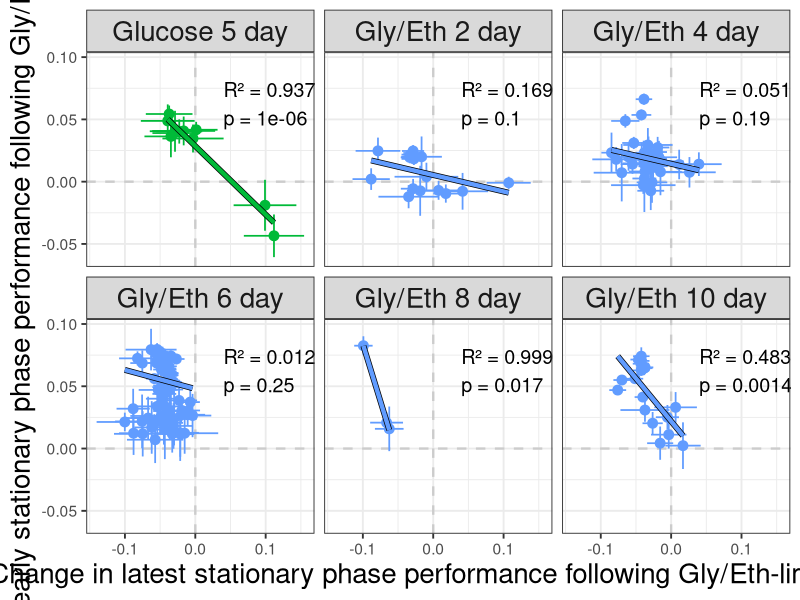

R code for this plot:
###Figure S9b###
library(ggplot2)
library(dplyr)
library(broom)
library(grid) # For unit()
# ===============================
# Data Wrangling (Unchanged)
# ===============================
df <- read.csv("../R_data/adaptive_haploid_lineages.csv")
X_VAR <- "latest_stationary_phase_mean_change_from_ancestor"
Y_VAR <- "early_stationary_phase_mean_change_from_ancestor"
FACET_VAR <- "ancestor"
# Ancestor label mapping
label_map <- c(
    "Jason_ancestor"   = "This study",
    "Levy_ancestor"    = "Levy et al. 2015",
    "Yuping_ancestor"  = "Li et al. 2019"
)
df$ancestor_label <- label_map[df[[FACET_VAR]]]
# Evolution condition code mapping & order (10 day last)
old_codes <- c("M3_1day", "M3_2day", "M3_5day", "M3_1_5day",
               "M05_2day", "M05_4day", "M05_6day", "M05_8day", "M05_10day")
new_names <- c(
    "Glucose 1 day", "Glucose 2 day", "Glucose 5 day", "Glucose 1/5 day",
    "Gly/Eth 2 day", "Gly/Eth 4 day", "Gly/Eth 6 day", "Gly/Eth 8 day", "Gly/Eth 10 day"
)
desired_order <- new_names
evol_map <- setNames(new_names, old_codes)
df$evol_cond_label <- evol_map[df$evol_cond]
df$evol_cond_label <- factor(df$evol_cond_label, levels = desired_order)
df$evol_cond_label <- droplevels(df$evol_cond_label)
df$ancestor_label <- droplevels(factor(df$ancestor_label,
                                       levels = c("This study", "Levy et al. 2015", "Li et al. 2019")))
df <- df %>% filter(!is.na(ancestor_label) & !is.na(evol_cond_label))
df <- df %>% filter(!is.na(.data[[X_VAR]]) & !is.na(.data[[Y_VAR]]))
# Filter panels with >=2 points
panel_counts <- df %>%
    group_by(evol_cond_label) %>%
    tally(name = "n") %>%
    filter(n >= 2)
df <- df %>% filter(evol_cond_label %in% panel_counts$evol_cond_label)
df$evol_cond_label <- droplevels(df$evol_cond_label)
ancestor_colors <- c(
    "Levy et al. 2015" = "#F8766D",   # RED
    "This study" = "#619CFF",         # BLUE
    "Li et al. 2019" = "#00BA38"      # GREEN
)
x_pos <- which(names(df) == X_VAR)
y_pos <- which(names(df) == Y_VAR)
X_ERR_VAR <- names(df)[x_pos + 1]
Y_ERR_VAR <- names(df)[y_pos + 1]
stats_x <- 0.04
stats_y <- 0.08
stats_df <- df %>%
    group_by(evol_cond_label) %>%
    summarise(
        n = n(),
        r2 = if(n >= 3) {
            fit <- lm(.data[[Y_VAR]] ~ .data[[X_VAR]])
            summary(fit)$r.squared
        } else NA_real_,
        pval = if(n >= 3) {
            fit <- lm(.data[[Y_VAR]] ~ .data[[X_VAR]])
            coef(summary(fit))[2,4]
        } else NA_real_,
        .groups = "drop"
    ) %>%
    filter(!is.na(r2), !is.na(pval)) %>%
    mutate(
        label = paste0("R² = ", round(r2, 3), "\np = ", signif(pval, 2)),
        x = stats_x,
        y = stats_y
    )
# Only keep stats for panels in use
stats_df <- stats_df %>% filter(evol_cond_label %in% levels(df$evol_cond_label))
# ============= Final Plot =============
p <- ggplot(df, aes(
    x = .data[[X_VAR]],
    y = .data[[Y_VAR]],
    color = ancestor_label
)) +
    geom_vline(xintercept = 0, linetype = "dashed", color = "gray80", linewidth = 0.8) +
    geom_hline(yintercept = 0, linetype = "dashed", color = "gray80", linewidth = 0.8) +
    geom_segment(
        aes(
            x    = .data[[X_VAR]] - .data[[X_ERR_VAR]],
            xend = .data[[X_VAR]] + .data[[X_ERR_VAR]],
            y    = .data[[Y_VAR]],
            yend = .data[[Y_VAR]]
        ),
        linewidth = 0.6
    ) +
    geom_segment(
        aes(
            x    = .data[[X_VAR]],
            xend = .data[[X_VAR]],
            y    = .data[[Y_VAR]] - .data[[Y_ERR_VAR]],
            yend = .data[[Y_VAR]] + .data[[Y_ERR_VAR]]
        ),
        linewidth = 0.6
    ) +
    geom_point(size = 3) +
    
    # --- MODIFIED: Added a black "outline" layer for the trendlines ---
    # Layer 1: The black outline (thicker)
    geom_smooth(
        method = "lm", 
        se = FALSE,
        aes(group = ancestor_label), # Must group by ancestor
        color = "black",
        linewidth = 2.0,
        show.legend = FALSE
    ) +
    # Layer 2: The colored trendline (thinner, drawn on top)
    geom_smooth(
        method = "lm", 
        se = FALSE,
        aes(group = ancestor_label, color = ancestor_label),
        linewidth = 1.5
    ) +
    
    geom_text(
        data = stats_df,
        aes(x = x, y = y, label = label),
        inherit.aes = FALSE,
        hjust = 0, vjust = 1, size = 5, color = "black", show.legend = FALSE
    ) +
    scale_color_manual(name = "Ancestor", values = ancestor_colors) +
    labs(
        color = "Ancestor",
        x = "Change in latest stationary phase performance following Gly/Eth-limitation",
        y = "Change in early stationary phase performance following Gly/Eth-limitation"
    ) +
    theme_bw(base_size = 14) +
    facet_wrap(~ evol_cond_label, nrow = 3, ncol = 3) +
    theme(
        legend.position = "none",
        strip.text = element_text(size = 20),
        axis.title = element_text(size = 20)
    )
ggsave("figures/fig_S9b.pdf", p, width = 12, height = 10)
